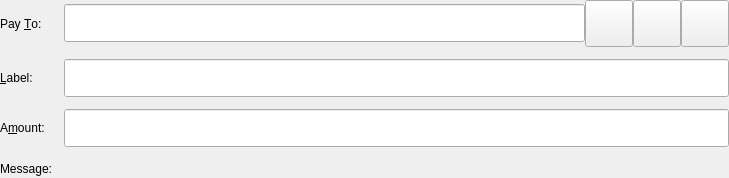
<?xml version="1.0" encoding="UTF-8"?>
<ui version="4.0">
 <class>SendCoinsEntry</class>
 <widget class="QStackedWidget" name="SendCoinsEntry">
  <property name="geometry">
   <rect>
    <x>0</x>
    <y>0</y>
    <width>729</width>
    <height>178</height>
   </rect>
  </property>
  <property name="focusPolicy">
   <enum>Qt::TabFocus</enum>
  </property>
  <property name="autoFillBackground">
   <bool>false</bool>
  </property>
  <widget class="QFrame" name="SendCoins">
   <property name="toolTip">
    <string>This is a normal payment.</string>
   </property>
   <property name="lineWidth">
    <number>0</number>
   </property>
   <layout class="QGridLayout" name="gridLayout">
    <property name="leftMargin">
     <number>0</number>
    </property>
    <property name="topMargin">
     <number>0</number>
    </property>
    <property name="rightMargin">
     <number>0</number>
    </property>
    <property name="bottomMargin">
     <number>0</number>
    </property>
    <property name="spacing">
     <number>12</number>
    </property>
    <item row="0" column="0">
     <widget class="QLabel" name="payToLabel">
      <property name="text">
       <string>Pay &amp;To:</string>
      </property>
      <property name="buddy">
       <cstring>payTo</cstring>
      </property>
     </widget>
    </item>
    <item row="0" column="1">
     <layout class="QHBoxLayout" name="payToLayout">
      <property name="spacing">
       <number>0</number>
      </property>
      <item>
       <widget class="QValidatedLineEdit" name="payTo">
        <property name="minimumSize">
         <size>
          <width>0</width>
          <height>38</height>
         </size>
        </property>
        <property name="toolTip">
         <string>The SURFNODE address to send the payment to</string>
        </property>
        <property name="placeholderText">
         <string/>
        </property>
       </widget>
      </item>
      <item>
       <widget class="QToolButton" name="addressBookButton">
        <property name="toolTip">
         <string>Choose previously used address</string>
        </property>
        <property name="text">
         <string/>
        </property>
        <property name="icon">
         <iconset resource="../surfnode.qrc">
          <normaloff>:/icons/address-book@2x</normaloff>:/icons/address-book@2x</iconset>
        </property>
        <property name="iconSize">
         <size>
          <width>40</width>
          <height>40</height>
         </size>
        </property>
        <property name="shortcut">
         <string>Alt+A</string>
        </property>
       </widget>
      </item>
      <item>
       <widget class="QToolButton" name="pasteButton">
        <property name="toolTip">
         <string>Paste address from clipboard</string>
        </property>
        <property name="text">
         <string/>
        </property>
        <property name="icon">
         <iconset resource="../surfnode.qrc">
          <normaloff>:/icons/editpaste@2x</normaloff>:/icons/editpaste@2x</iconset>
        </property>
        <property name="iconSize">
         <size>
          <width>40</width>
          <height>40</height>
         </size>
        </property>
        <property name="shortcut">
         <string>Alt+P</string>
        </property>
       </widget>
      </item>
      <item>
       <widget class="QToolButton" name="deleteButton">
        <property name="toolTip">
         <string>Remove this entry</string>
        </property>
        <property name="text">
         <string/>
        </property>
        <property name="icon">
         <iconset resource="../surfnode.qrc">
          <normaloff>:/icons/remove@2x</normaloff>:/icons/remove@2x</iconset>
        </property>
        <property name="iconSize">
         <size>
          <width>40</width>
          <height>40</height>
         </size>
        </property>
       </widget>
      </item>
     </layout>
    </item>
    <item row="1" column="0">
     <widget class="QLabel" name="labelLabel">
      <property name="text">
       <string>&amp;Label:</string>
      </property>
      <property name="buddy">
       <cstring>addAsLabel</cstring>
      </property>
     </widget>
    </item>
    <item row="1" column="1">
     <widget class="QLineEdit" name="addAsLabel">
      <property name="minimumSize">
       <size>
        <width>0</width>
        <height>38</height>
       </size>
      </property>
      <property name="toolTip">
       <string>Enter a label for this address to add it to the list of used addresses</string>
      </property>
     </widget>
    </item>
    <item row="2" column="0">
     <widget class="QLabel" name="amountLabel">
      <property name="text">
       <string>A&amp;mount:</string>
      </property>
      <property name="buddy">
       <cstring>payAmount</cstring>
      </property>
     </widget>
    </item>
    <item row="2" column="1">
     <widget class="BitcoinAmountField" name="payAmount">
      <property name="minimumSize">
       <size>
        <width>0</width>
        <height>38</height>
       </size>
      </property>
     </widget>
    </item>
    <item row="3" column="0">
     <widget class="QLabel" name="messageLabel">
      <property name="text">
       <string>Message:</string>
      </property>
      <property name="alignment">
       <set>Qt::AlignRight|Qt::AlignTrailing|Qt::AlignVCenter</set>
      </property>
     </widget>
    </item>
    <item row="3" column="1">
     <widget class="QLabel" name="messageTextLabel">
      <property name="toolTip">
       <string>A message that was attached to the SURFNODE: URI which will be stored with the transaction for your reference. Note: This message will not be sent over the SURFNODE network.</string>
      </property>
      <property name="textFormat">
       <enum>Qt::PlainText</enum>
      </property>
     </widget>
    </item>
   </layout>
  </widget>
  <widget class="QFrame" name="SendCoins_InsecurePaymentRequest">
   <property name="palette">
    <palette>
     <active>
      <colorrole role="WindowText">
       <brush brushstyle="SolidPattern">
        <color alpha="255">
         <red>0</red>
         <green>0</green>
         <blue>0</blue>
        </color>
       </brush>
      </colorrole>
      <colorrole role="Button">
       <brush brushstyle="SolidPattern">
        <color alpha="255">
         <red>255</red>
         <green>255</green>
         <blue>127</blue>
        </color>
       </brush>
      </colorrole>
      <colorrole role="Light">
       <brush brushstyle="SolidPattern">
        <color alpha="255">
         <red>255</red>
         <green>255</green>
         <blue>255</blue>
        </color>
       </brush>
      </colorrole>
      <colorrole role="Midlight">
       <brush brushstyle="SolidPattern">
        <color alpha="255">
         <red>255</red>
         <green>255</green>
         <blue>191</blue>
        </color>
       </brush>
      </colorrole>
      <colorrole role="Dark">
       <brush brushstyle="SolidPattern">
        <color alpha="255">
         <red>127</red>
         <green>127</green>
         <blue>63</blue>
        </color>
       </brush>
      </colorrole>
      <colorrole role="Mid">
       <brush brushstyle="SolidPattern">
        <color alpha="255">
         <red>170</red>
         <green>170</green>
         <blue>84</blue>
        </color>
       </brush>
      </colorrole>
      <colorrole role="Text">
       <brush brushstyle="SolidPattern">
        <color alpha="255">
         <red>0</red>
         <green>0</green>
         <blue>0</blue>
        </color>
       </brush>
      </colorrole>
      <colorrole role="BrightText">
       <brush brushstyle="SolidPattern">
        <color alpha="255">
         <red>255</red>
         <green>255</green>
         <blue>255</blue>
        </color>
       </brush>
      </colorrole>
      <colorrole role="ButtonText">
       <brush brushstyle="SolidPattern">
        <color alpha="255">
         <red>0</red>
         <green>0</green>
         <blue>0</blue>
        </color>
       </brush>
      </colorrole>
      <colorrole role="Base">
       <brush brushstyle="SolidPattern">
        <color alpha="255">
         <red>255</red>
         <green>255</green>
         <blue>255</blue>
        </color>
       </brush>
      </colorrole>
      <colorrole role="Window">
       <brush brushstyle="SolidPattern">
        <color alpha="255">
         <red>255</red>
         <green>255</green>
         <blue>127</blue>
        </color>
       </brush>
      </colorrole>
      <colorrole role="Shadow">
       <brush brushstyle="SolidPattern">
        <color alpha="255">
         <red>0</red>
         <green>0</green>
         <blue>0</blue>
        </color>
       </brush>
      </colorrole>
      <colorrole role="AlternateBase">
       <brush brushstyle="SolidPattern">
        <color alpha="255">
         <red>255</red>
         <green>255</green>
         <blue>191</blue>
        </color>
       </brush>
      </colorrole>
      <colorrole role="ToolTipBase">
       <brush brushstyle="SolidPattern">
        <color alpha="255">
         <red>255</red>
         <green>255</green>
         <blue>220</blue>
        </color>
       </brush>
      </colorrole>
      <colorrole role="ToolTipText">
       <brush brushstyle="SolidPattern">
        <color alpha="255">
         <red>0</red>
         <green>0</green>
         <blue>0</blue>
        </color>
       </brush>
      </colorrole>
     </active>
     <inactive>
      <colorrole role="WindowText">
       <brush brushstyle="SolidPattern">
        <color alpha="255">
         <red>0</red>
         <green>0</green>
         <blue>0</blue>
        </color>
       </brush>
      </colorrole>
      <colorrole role="Button">
       <brush brushstyle="SolidPattern">
        <color alpha="255">
         <red>255</red>
         <green>255</green>
         <blue>127</blue>
        </color>
       </brush>
      </colorrole>
      <colorrole role="Light">
       <brush brushstyle="SolidPattern">
        <color alpha="255">
         <red>255</red>
         <green>255</green>
         <blue>255</blue>
        </color>
       </brush>
      </colorrole>
      <colorrole role="Midlight">
       <brush brushstyle="SolidPattern">
        <color alpha="255">
         <red>255</red>
         <green>255</green>
         <blue>191</blue>
        </color>
       </brush>
      </colorrole>
      <colorrole role="Dark">
       <brush brushstyle="SolidPattern">
        <color alpha="255">
         <red>127</red>
         <green>127</green>
         <blue>63</blue>
        </color>
       </brush>
      </colorrole>
      <colorrole role="Mid">
       <brush brushstyle="SolidPattern">
        <color alpha="255">
         <red>170</red>
         <green>170</green>
         <blue>84</blue>
        </color>
       </brush>
      </colorrole>
      <colorrole role="Text">
       <brush brushstyle="SolidPattern">
        <color alpha="255">
         <red>0</red>
         <green>0</green>
         <blue>0</blue>
        </color>
       </brush>
      </colorrole>
      <colorrole role="BrightText">
       <brush brushstyle="SolidPattern">
        <color alpha="255">
         <red>255</red>
         <green>255</green>
         <blue>255</blue>
        </color>
       </brush>
      </colorrole>
      <colorrole role="ButtonText">
       <brush brushstyle="SolidPattern">
        <color alpha="255">
         <red>0</red>
         <green>0</green>
         <blue>0</blue>
        </color>
       </brush>
      </colorrole>
      <colorrole role="Base">
       <brush brushstyle="SolidPattern">
        <color alpha="255">
         <red>255</red>
         <green>255</green>
         <blue>255</blue>
        </color>
       </brush>
      </colorrole>
      <colorrole role="Window">
       <brush brushstyle="SolidPattern">
        <color alpha="255">
         <red>255</red>
         <green>255</green>
         <blue>127</blue>
        </color>
       </brush>
      </colorrole>
      <colorrole role="Shadow">
       <brush brushstyle="SolidPattern">
        <color alpha="255">
         <red>0</red>
         <green>0</green>
         <blue>0</blue>
        </color>
       </brush>
      </colorrole>
      <colorrole role="AlternateBase">
       <brush brushstyle="SolidPattern">
        <color alpha="255">
         <red>255</red>
         <green>255</green>
         <blue>191</blue>
        </color>
       </brush>
      </colorrole>
      <colorrole role="ToolTipBase">
       <brush brushstyle="SolidPattern">
        <color alpha="255">
         <red>255</red>
         <green>255</green>
         <blue>220</blue>
        </color>
       </brush>
      </colorrole>
      <colorrole role="ToolTipText">
       <brush brushstyle="SolidPattern">
        <color alpha="255">
         <red>0</red>
         <green>0</green>
         <blue>0</blue>
        </color>
       </brush>
      </colorrole>
     </inactive>
     <disabled>
      <colorrole role="WindowText">
       <brush brushstyle="SolidPattern">
        <color alpha="255">
         <red>127</red>
         <green>127</green>
         <blue>63</blue>
        </color>
       </brush>
      </colorrole>
      <colorrole role="Button">
       <brush brushstyle="SolidPattern">
        <color alpha="255">
         <red>255</red>
         <green>255</green>
         <blue>127</blue>
        </color>
       </brush>
      </colorrole>
      <colorrole role="Light">
       <brush brushstyle="SolidPattern">
        <color alpha="255">
         <red>255</red>
         <green>255</green>
         <blue>255</blue>
        </color>
       </brush>
      </colorrole>
      <colorrole role="Midlight">
       <brush brushstyle="SolidPattern">
        <color alpha="255">
         <red>255</red>
         <green>255</green>
         <blue>191</blue>
        </color>
       </brush>
      </colorrole>
      <colorrole role="Dark">
       <brush brushstyle="SolidPattern">
        <color alpha="255">
         <red>127</red>
         <green>127</green>
         <blue>63</blue>
        </color>
       </brush>
      </colorrole>
      <colorrole role="Mid">
       <brush brushstyle="SolidPattern">
        <color alpha="255">
         <red>170</red>
         <green>170</green>
         <blue>84</blue>
        </color>
       </brush>
      </colorrole>
      <colorrole role="Text">
       <brush brushstyle="SolidPattern">
        <color alpha="255">
         <red>127</red>
         <green>127</green>
         <blue>63</blue>
        </color>
       </brush>
      </colorrole>
      <colorrole role="BrightText">
       <brush brushstyle="SolidPattern">
        <color alpha="255">
         <red>255</red>
         <green>255</green>
         <blue>255</blue>
        </color>
       </brush>
      </colorrole>
      <colorrole role="ButtonText">
       <brush brushstyle="SolidPattern">
        <color alpha="255">
         <red>127</red>
         <green>127</green>
         <blue>63</blue>
        </color>
       </brush>
      </colorrole>
      <colorrole role="Base">
       <brush brushstyle="SolidPattern">
        <color alpha="255">
         <red>255</red>
         <green>255</green>
         <blue>127</blue>
        </color>
       </brush>
      </colorrole>
      <colorrole role="Window">
       <brush brushstyle="SolidPattern">
        <color alpha="255">
         <red>255</red>
         <green>255</green>
         <blue>127</blue>
        </color>
       </brush>
      </colorrole>
      <colorrole role="Shadow">
       <brush brushstyle="SolidPattern">
        <color alpha="255">
         <red>0</red>
         <green>0</green>
         <blue>0</blue>
        </color>
       </brush>
      </colorrole>
      <colorrole role="AlternateBase">
       <brush brushstyle="SolidPattern">
        <color alpha="255">
         <red>255</red>
         <green>255</green>
         <blue>127</blue>
        </color>
       </brush>
      </colorrole>
      <colorrole role="ToolTipBase">
       <brush brushstyle="SolidPattern">
        <color alpha="255">
         <red>255</red>
         <green>255</green>
         <blue>220</blue>
        </color>
       </brush>
      </colorrole>
      <colorrole role="ToolTipText">
       <brush brushstyle="SolidPattern">
        <color alpha="255">
         <red>0</red>
         <green>0</green>
         <blue>0</blue>
        </color>
       </brush>
      </colorrole>
     </disabled>
    </palette>
   </property>
   <property name="toolTip">
    <string>This is an unverified payment request.</string>
   </property>
   <property name="autoFillBackground">
    <bool>true</bool>
   </property>
   <property name="frameShape">
    <enum>QFrame::StyledPanel</enum>
   </property>
   <property name="frameShadow">
    <enum>QFrame::Sunken</enum>
   </property>
   <layout class="QGridLayout" name="gridLayout_is">
    <property name="spacing">
     <number>12</number>
    </property>
    <item row="0" column="0">
     <widget class="QLabel" name="payToLabel_is">
      <property name="text">
       <string>Pay To:</string>
      </property>
     </widget>
    </item>
    <item row="0" column="1">
     <layout class="QHBoxLayout" name="payToLayout_is">
      <property name="spacing">
       <number>0</number>
      </property>
      <item>
       <widget class="QLabel" name="payTo_is"/>
      </item>
      <item>
       <widget class="QToolButton" name="deleteButton_is">
        <property name="toolTip">
         <string>Remove this entry</string>
        </property>
        <property name="text">
         <string/>
        </property>
        <property name="icon">
         <iconset resource="../surfnode.qrc">
          <normaloff>:/icons/remove@2x</normaloff>:/icons/remove@2x</iconset>
        </property>
        <property name="iconSize">
         <size>
          <width>40</width>
          <height>40</height>
         </size>
        </property>
       </widget>
      </item>
     </layout>
    </item>
    <item row="1" column="0">
     <widget class="QLabel" name="memoLabel_is">
      <property name="text">
       <string>Memo:</string>
      </property>
     </widget>
    </item>
    <item row="1" column="1">
     <widget class="QLabel" name="memoTextLabel_is">
      <property name="textFormat">
       <enum>Qt::PlainText</enum>
      </property>
     </widget>
    </item>
    <item row="2" column="0">
     <widget class="QLabel" name="amountLabel_is">
      <property name="text">
       <string>A&amp;mount:</string>
      </property>
      <property name="buddy">
       <cstring>payAmount_is</cstring>
      </property>
     </widget>
    </item>
    <item row="2" column="1">
     <widget class="BitcoinAmountField" name="payAmount_is">
      <property name="acceptDrops">
       <bool>false</bool>
      </property>
     </widget>
    </item>
   </layout>
  </widget>
  <widget class="QFrame" name="SendCoins_SecurePaymentRequest">
   <property name="palette">
    <palette>
     <active>
      <colorrole role="WindowText">
       <brush brushstyle="SolidPattern">
        <color alpha="255">
         <red>0</red>
         <green>0</green>
         <blue>0</blue>
        </color>
       </brush>
      </colorrole>
      <colorrole role="Button">
       <brush brushstyle="SolidPattern">
        <color alpha="255">
         <red>140</red>
         <green>232</green>
         <blue>119</blue>
        </color>
       </brush>
      </colorrole>
      <colorrole role="Light">
       <brush brushstyle="SolidPattern">
        <color alpha="255">
         <red>230</red>
         <green>255</green>
         <blue>224</blue>
        </color>
       </brush>
      </colorrole>
      <colorrole role="Midlight">
       <brush brushstyle="SolidPattern">
        <color alpha="255">
         <red>185</red>
         <green>243</green>
         <blue>171</blue>
        </color>
       </brush>
      </colorrole>
      <colorrole role="Dark">
       <brush brushstyle="SolidPattern">
        <color alpha="255">
         <red>70</red>
         <green>116</green>
         <blue>59</blue>
        </color>
       </brush>
      </colorrole>
      <colorrole role="Mid">
       <brush brushstyle="SolidPattern">
        <color alpha="255">
         <red>93</red>
         <green>155</green>
         <blue>79</blue>
        </color>
       </brush>
      </colorrole>
      <colorrole role="Text">
       <brush brushstyle="SolidPattern">
        <color alpha="255">
         <red>0</red>
         <green>0</green>
         <blue>0</blue>
        </color>
       </brush>
      </colorrole>
      <colorrole role="BrightText">
       <brush brushstyle="SolidPattern">
        <color alpha="255">
         <red>155</red>
         <green>255</green>
         <blue>147</blue>
        </color>
       </brush>
      </colorrole>
      <colorrole role="ButtonText">
       <brush brushstyle="SolidPattern">
        <color alpha="255">
         <red>0</red>
         <green>0</green>
         <blue>0</blue>
        </color>
       </brush>
      </colorrole>
      <colorrole role="Base">
       <brush brushstyle="SolidPattern">
        <color alpha="255">
         <red>119</red>
         <green>255</green>
         <blue>233</blue>
        </color>
       </brush>
      </colorrole>
      <colorrole role="Window">
       <brush brushstyle="SolidPattern">
        <color alpha="255">
         <red>140</red>
         <green>232</green>
         <blue>119</blue>
        </color>
       </brush>
      </colorrole>
      <colorrole role="Shadow">
       <brush brushstyle="SolidPattern">
        <color alpha="255">
         <red>0</red>
         <green>0</green>
         <blue>0</blue>
        </color>
       </brush>
      </colorrole>
      <colorrole role="AlternateBase">
       <brush brushstyle="SolidPattern">
        <color alpha="255">
         <red>197</red>
         <green>243</green>
         <blue>187</blue>
        </color>
       </brush>
      </colorrole>
      <colorrole role="NoRole">
       <brush brushstyle="SolidPattern">
        <color alpha="255">
         <red>125</red>
         <green>194</green>
         <blue>122</blue>
        </color>
       </brush>
      </colorrole>
      <colorrole role="ToolTipBase">
       <brush brushstyle="SolidPattern">
        <color alpha="255">
         <red>255</red>
         <green>255</green>
         <blue>220</blue>
        </color>
       </brush>
      </colorrole>
      <colorrole role="ToolTipText">
       <brush brushstyle="SolidPattern">
        <color alpha="255">
         <red>0</red>
         <green>0</green>
         <blue>0</blue>
        </color>
       </brush>
      </colorrole>
     </active>
     <inactive>
      <colorrole role="WindowText">
       <brush brushstyle="SolidPattern">
        <color alpha="255">
         <red>0</red>
         <green>0</green>
         <blue>0</blue>
        </color>
       </brush>
      </colorrole>
      <colorrole role="Button">
       <brush brushstyle="SolidPattern">
        <color alpha="255">
         <red>140</red>
         <green>232</green>
         <blue>119</blue>
        </color>
       </brush>
      </colorrole>
      <colorrole role="Light">
       <brush brushstyle="SolidPattern">
        <color alpha="255">
         <red>230</red>
         <green>255</green>
         <blue>224</blue>
        </color>
       </brush>
      </colorrole>
      <colorrole role="Midlight">
       <brush brushstyle="SolidPattern">
        <color alpha="255">
         <red>185</red>
         <green>243</green>
         <blue>171</blue>
        </color>
       </brush>
      </colorrole>
      <colorrole role="Dark">
       <brush brushstyle="SolidPattern">
        <color alpha="255">
         <red>70</red>
         <green>116</green>
         <blue>59</blue>
        </color>
       </brush>
      </colorrole>
      <colorrole role="Mid">
       <brush brushstyle="SolidPattern">
        <color alpha="255">
         <red>93</red>
         <green>155</green>
         <blue>79</blue>
        </color>
       </brush>
      </colorrole>
      <colorrole role="Text">
       <brush brushstyle="SolidPattern">
        <color alpha="255">
         <red>0</red>
         <green>0</green>
         <blue>0</blue>
        </color>
       </brush>
      </colorrole>
      <colorrole role="BrightText">
       <brush brushstyle="SolidPattern">
        <color alpha="255">
         <red>155</red>
         <green>255</green>
         <blue>147</blue>
        </color>
       </brush>
      </colorrole>
      <colorrole role="ButtonText">
       <brush brushstyle="SolidPattern">
        <color alpha="255">
         <red>0</red>
         <green>0</green>
         <blue>0</blue>
        </color>
       </brush>
      </colorrole>
      <colorrole role="Base">
       <brush brushstyle="SolidPattern">
        <color alpha="255">
         <red>119</red>
         <green>255</green>
         <blue>233</blue>
        </color>
       </brush>
      </colorrole>
      <colorrole role="Window">
       <brush brushstyle="SolidPattern">
        <color alpha="255">
         <red>140</red>
         <green>232</green>
         <blue>119</blue>
        </color>
       </brush>
      </colorrole>
      <colorrole role="Shadow">
       <brush brushstyle="SolidPattern">
        <color alpha="255">
         <red>0</red>
         <green>0</green>
         <blue>0</blue>
        </color>
       </brush>
      </colorrole>
      <colorrole role="AlternateBase">
       <brush brushstyle="SolidPattern">
        <color alpha="255">
         <red>197</red>
         <green>243</green>
         <blue>187</blue>
        </color>
       </brush>
      </colorrole>
      <colorrole role="NoRole">
       <brush brushstyle="SolidPattern">
        <color alpha="255">
         <red>125</red>
         <green>194</green>
         <blue>122</blue>
        </color>
       </brush>
      </colorrole>
      <colorrole role="ToolTipBase">
       <brush brushstyle="SolidPattern">
        <color alpha="255">
         <red>255</red>
         <green>255</green>
         <blue>220</blue>
        </color>
       </brush>
      </colorrole>
      <colorrole role="ToolTipText">
       <brush brushstyle="SolidPattern">
        <color alpha="255">
         <red>0</red>
         <green>0</green>
         <blue>0</blue>
        </color>
       </brush>
      </colorrole>
     </inactive>
     <disabled>
      <colorrole role="WindowText">
       <brush brushstyle="SolidPattern">
        <color alpha="255">
         <red>70</red>
         <green>116</green>
         <blue>59</blue>
        </color>
       </brush>
      </colorrole>
      <colorrole role="Button">
       <brush brushstyle="SolidPattern">
        <color alpha="255">
         <red>140</red>
         <green>232</green>
         <blue>119</blue>
        </color>
       </brush>
      </colorrole>
      <colorrole role="Light">
       <brush brushstyle="SolidPattern">
        <color alpha="255">
         <red>230</red>
         <green>255</green>
         <blue>224</blue>
        </color>
       </brush>
      </colorrole>
      <colorrole role="Midlight">
       <brush brushstyle="SolidPattern">
        <color alpha="255">
         <red>185</red>
         <green>243</green>
         <blue>171</blue>
        </color>
       </brush>
      </colorrole>
      <colorrole role="Dark">
       <brush brushstyle="SolidPattern">
        <color alpha="255">
         <red>70</red>
         <green>116</green>
         <blue>59</blue>
        </color>
       </brush>
      </colorrole>
      <colorrole role="Mid">
       <brush brushstyle="SolidPattern">
        <color alpha="255">
         <red>93</red>
         <green>155</green>
         <blue>79</blue>
        </color>
       </brush>
      </colorrole>
      <colorrole role="Text">
       <brush brushstyle="SolidPattern">
        <color alpha="255">
         <red>70</red>
         <green>116</green>
         <blue>59</blue>
        </color>
       </brush>
      </colorrole>
      <colorrole role="BrightText">
       <brush brushstyle="SolidPattern">
        <color alpha="255">
         <red>155</red>
         <green>255</green>
         <blue>147</blue>
        </color>
       </brush>
      </colorrole>
      <colorrole role="ButtonText">
       <brush brushstyle="SolidPattern">
        <color alpha="255">
         <red>70</red>
         <green>116</green>
         <blue>59</blue>
        </color>
       </brush>
      </colorrole>
      <colorrole role="Base">
       <brush brushstyle="SolidPattern">
        <color alpha="255">
         <red>140</red>
         <green>232</green>
         <blue>119</blue>
        </color>
       </brush>
      </colorrole>
      <colorrole role="Window">
       <brush brushstyle="SolidPattern">
        <color alpha="255">
         <red>140</red>
         <green>232</green>
         <blue>119</blue>
        </color>
       </brush>
      </colorrole>
      <colorrole role="Shadow">
       <brush brushstyle="SolidPattern">
        <color alpha="255">
         <red>0</red>
         <green>0</green>
         <blue>0</blue>
        </color>
       </brush>
      </colorrole>
      <colorrole role="AlternateBase">
       <brush brushstyle="SolidPattern">
        <color alpha="255">
         <red>140</red>
         <green>232</green>
         <blue>119</blue>
        </color>
       </brush>
      </colorrole>
      <colorrole role="NoRole">
       <brush brushstyle="SolidPattern">
        <color alpha="255">
         <red>125</red>
         <green>194</green>
         <blue>122</blue>
        </color>
       </brush>
      </colorrole>
      <colorrole role="ToolTipBase">
       <brush brushstyle="SolidPattern">
        <color alpha="255">
         <red>255</red>
         <green>255</green>
         <blue>220</blue>
        </color>
       </brush>
      </colorrole>
      <colorrole role="ToolTipText">
       <brush brushstyle="SolidPattern">
        <color alpha="255">
         <red>0</red>
         <green>0</green>
         <blue>0</blue>
        </color>
       </brush>
      </colorrole>
     </disabled>
    </palette>
   </property>
   <property name="toolTip">
    <string>This is a verified payment request.</string>
   </property>
   <property name="autoFillBackground">
    <bool>true</bool>
   </property>
   <property name="frameShape">
    <enum>QFrame::StyledPanel</enum>
   </property>
   <property name="frameShadow">
    <enum>QFrame::Sunken</enum>
   </property>
   <layout class="QGridLayout" name="gridLayout_s">
    <property name="spacing">
     <number>12</number>
    </property>
    <item row="0" column="0">
     <widget class="QLabel" name="payToLabel_s">
      <property name="text">
       <string>Pay To:</string>
      </property>
     </widget>
    </item>
    <item row="0" column="1">
     <layout class="QHBoxLayout" name="payToLayout_s">
      <property name="spacing">
       <number>0</number>
      </property>
      <item>
       <widget class="QLabel" name="payTo_s">
        <property name="textFormat">
         <enum>Qt::PlainText</enum>
        </property>
       </widget>
      </item>
      <item>
       <widget class="QToolButton" name="deleteButton_s">
        <property name="toolTip">
         <string>Remove this entry</string>
        </property>
        <property name="text">
         <string/>
        </property>
        <property name="icon">
         <iconset resource="../surfnode.qrc">
          <normaloff>:/icons/remove@2x</normaloff>:/icons/remove@2x</iconset>
        </property>
        <property name="iconSize">
         <size>
          <width>40</width>
          <height>40</height>
         </size>
        </property>
       </widget>
      </item>
     </layout>
    </item>
    <item row="1" column="0">
     <widget class="QLabel" name="memoLabel_s">
      <property name="text">
       <string>Memo:</string>
      </property>
     </widget>
    </item>
    <item row="1" column="1">
     <widget class="QLabel" name="memoTextLabel_s">
      <property name="textFormat">
       <enum>Qt::PlainText</enum>
      </property>
     </widget>
    </item>
    <item row="2" column="0">
     <widget class="QLabel" name="amountLabel_s">
      <property name="text">
       <string>A&amp;mount:</string>
      </property>
      <property name="buddy">
       <cstring>payAmount_s</cstring>
      </property>
     </widget>
    </item>
    <item row="2" column="1">
     <widget class="BitcoinAmountField" name="payAmount_s">
      <property name="acceptDrops">
       <bool>false</bool>
      </property>
     </widget>
    </item>
   </layout>
  </widget>
 </widget>
 <customwidgets>
  <customwidget>
   <class>QValidatedLineEdit</class>
   <extends>QLineEdit</extends>
   <header>qvalidatedlineedit.h</header>
  </customwidget>
  <customwidget>
   <class>BitcoinAmountField</class>
   <extends>QLineEdit</extends>
   <header>bitcoinamountfield.h</header>
   <container>1</container>
  </customwidget>
 </customwidgets>
 <tabstops>
  <tabstop>payTo</tabstop>
  <tabstop>addressBookButton</tabstop>
  <tabstop>pasteButton</tabstop>
  <tabstop>deleteButton</tabstop>
  <tabstop>addAsLabel</tabstop>
  <tabstop>payAmount</tabstop>
  <tabstop>payAmount_is</tabstop>
  <tabstop>deleteButton_is</tabstop>
  <tabstop>payAmount_s</tabstop>
  <tabstop>deleteButton_s</tabstop>
 </tabstops>
 <resources>
  <include location="../surfnode.qrc"/>
 </resources>
 <connections/>
</ui>
